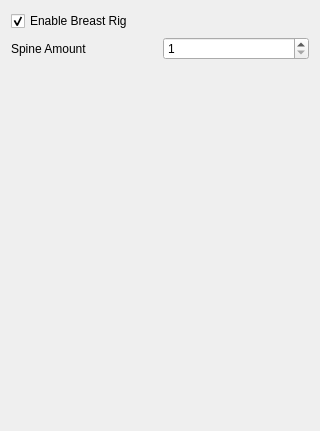
<?xml version="1.0" encoding="UTF-8"?>
<ui version="4.0">
 <class>Form</class>
 <widget class="QWidget" name="Form">
  <property name="geometry">
   <rect>
    <x>0</x>
    <y>0</y>
    <width>320</width>
    <height>431</height>
   </rect>
  </property>
  <property name="windowTitle">
   <string>Form</string>
  </property>
  <layout class="QGridLayout" name="gridLayout_2">
   <item row="0" column="0">
    <layout class="QGridLayout" name="gridLayout">
     <item row="0" column="0">
      <widget class="QCheckBox" name="checkBox_enable_breast_rig">
       <property name="text">
        <string>Enable Breast Rig</string>
       </property>
       <property name="checked">
        <bool>true</bool>
       </property>
      </widget>
     </item>
    </layout>
   </item>
   <item row="1" column="0">
    <layout class="QHBoxLayout" name="horizontalLayout">
     <item>
      <widget class="QLabel" name="label">
       <property name="text">
        <string>Spine Amount</string>
       </property>
      </widget>
     </item>
     <item>
      <widget class="QSpinBox" name="spinBox_spine_amount">
       <property name="minimum">
        <number>1</number>
       </property>
       <property name="value">
        <number>1</number>
       </property>
      </widget>
     </item>
    </layout>
   </item>
   <item row="2" column="0">
    <spacer name="verticalSpacer">
     <property name="orientation">
      <enum>Qt::Vertical</enum>
     </property>
     <property name="sizeHint" stdset="0">
      <size>
       <width>20</width>
       <height>40</height>
      </size>
     </property>
    </spacer>
   </item>
  </layout>
 </widget>
 <resources/>
 <connections/>
</ui>
